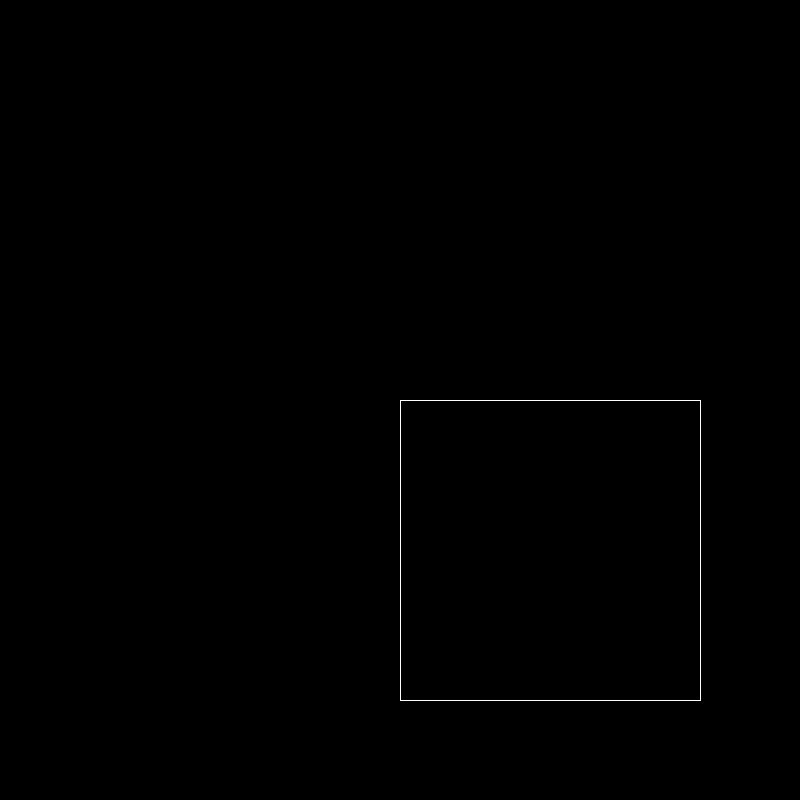
Frame 1 (no input)
Frame 60 (the mouse pressed at the canvas centre just before this capture): identical to frame 1, image omitted
Frame 120 (the mouse held since frame 60 and released just before this capture): identical to frame 1, image omitted

The Processing sketch that drew this single still picture (run headless with seeded random() and noise(); from frame 60 on, the mouse is pressed at the canvas centre):

// Processing sketch: sketch_9_4
// ── sketch_9_4.pde
void setup(){
size(800,800);

}

void draw(){
background(0,0,0);

stroke(255,255,255);
square(400,400,300,300);

}

void square(int a, int b,int c, int d){
   //boven
  line(a,b,a+c,b);
   //onder
  line(a,b+d,a+c,b+d);
   //links
  line(a,b,a,b+d);
   //rechts
  line(a+c,b,a+c,b+d);
}
